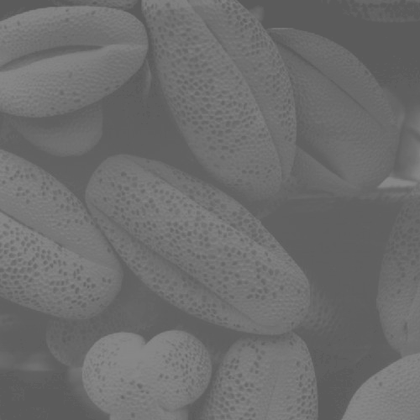
%> input picture Images/Example4.2.png, 420 x 420 px, shrunk from 500 x 500 before the run
$ octave Histogram_Equalization.m   (GNU Octave 9; MATLAB toolbox functions it lacks are replaced by stand-ins)
%> lines starting %> are read from the running program, lines starting %| are printed output that depends on the picture
clear
clear all
clc
grayImage = imread('Images\Example4.2.png');
%> grayImage is the input picture: size 420x420 uint8; min 88, max 137, mean 109.1

%grayImage = rgb2gray(image);
[m,n] = size(grayImage);
%> m = 420; n = 420
bitLevel = 8;
bitComb = (2^bitLevel);
histData = zeros(1,bitComb);

for i = 1:m
    for j = 1:n
        val = grayImage(i,j)+1;
        count = histData(val) + 1;
        histData(val) = count;
    end
end
%> after the loop, histData = 256 values, max 13308 at index 97, min 0 at index 1, mean 689.1

max_pix_vec = max(grayImage(1:m,1:n));
%> max_pix_vec = 420 values, max 137 at index 102, min 112 at index 318, mean 131.2
min_pix_vec = min(grayImage(1:m,1:n));
%> min_pix_vec = 420 values, max 96 at index 178, min 88 at index 150, mean 91.35

max_pix = max(max_pix_vec);
%> max_pix = 137
min_pix = min(min_pix_vec);
%> min_pix = 88

for i = 1:m
    for j = 1:n
        streched_img(i,j) = (grayImage(i,j) - min_pix)*((bitComb - 1)/(max_pix - min_pix));
    end
end
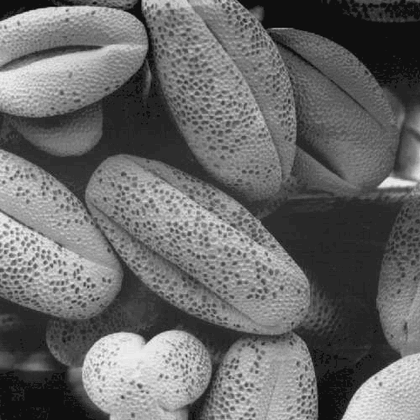
%> streched_img: size 420x420 uint8; min 0, max 245, mean 105.4

histNewData = zeros(1,bitComb);

for i = 1:m
    for j = 1:n
        val = streched_img(i,j) + 1;
        count = histNewData(val) + 1;
        histNewData(val) = count;
    end
end
%> after the loop, histNewData = 256 values, max 13308 at index 41, min 0 at index 2, mean 689.1

new_max_pix_vec = max(streched_img(1:m,1:n));
%> new_max_pix_vec = 420 values, max 245 at index 102, min 120 at index 318, mean 215.8
new_min_pix_vec = min(streched_img(1:m,1:n));
%> new_min_pix_vec = 420 values, max 40 at index 178, min 0 at index 150, mean 16.75

new_max_pix = max(new_max_pix_vec);
%> new_max_pix = 245
new_min_pix = min(new_min_pix_vec);
%> new_min_pix = 0

old_con = max_pix - min_pix;
%> old_con = 49
new_con = new_max_pix - new_min_pix;
%> new_con = 245


subplot(2,2,1)
stem(0:bitComb-1,histData); title('Old Image Histogram');

subplot(2,2,2)
imshow(grayImage); title('Old Image');

subplot(2,2,3)
stem(0:bitComb-1, histNewData); title('New Image Histogram');

subplot(2,2,4)
imshow(streched_img); title('New Image');
%> after `title('New Image')`:
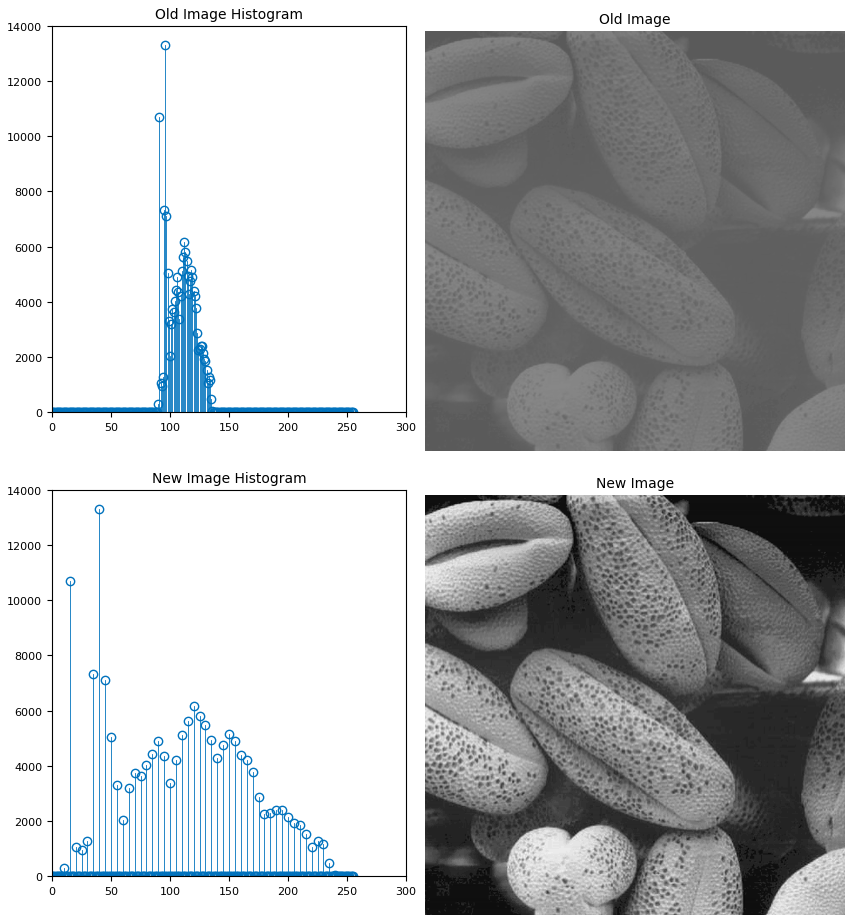
%> figure redrawn from the program's plot data, 4 panels

$ run again, with Images/Example3.1.png copied over Images/Example4.2.png
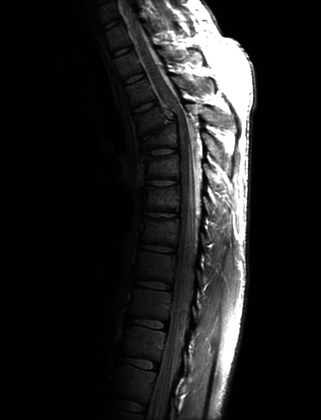
%> input picture Images/Example3.1.png, 321 x 420 px, shrunk from 746 x 976 before the run
%> grayImage is the input picture: size 420x321 uint8; min 0, max 255, mean 32.6
%> after the loop `for i = 1:m`: histData = 256 values, max 74861 at index 2, min 0 at index 256, mean 526.6
%> max_pix_vec = 321 values, max 255 at index 169, min 1 at index 5, mean 92.21
%> min_pix_vec = 321 values, max 5 at index 189, min 0 at index 1, mean 0.545
%> max_pix = 255
%> min_pix = 0
%> after the loop `for i = 1:m`: histNewData has the same summary as histData
%> new_max_pix_vec has the same summary as max_pix_vec
%> new_min_pix_vec has the same summary as min_pix_vec
%> new_max_pix = 255
%> new_min_pix = 0
%> old_con = 255
%> `title('New Image')`:
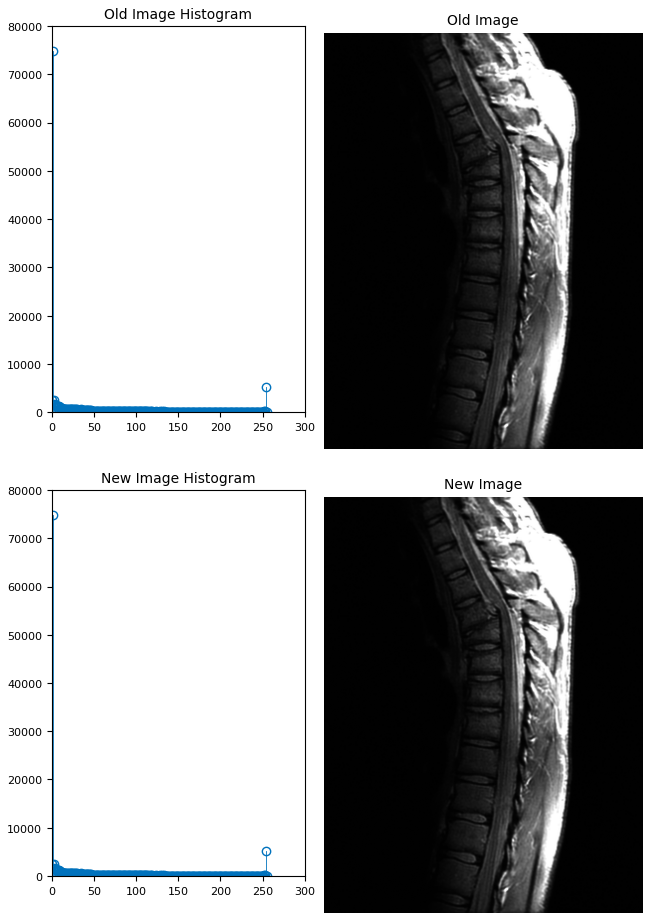
%> figure redrawn from the program's plot data, 4 panels

$ run again, with Images/Example3.2.png copied over Images/Example4.2.png
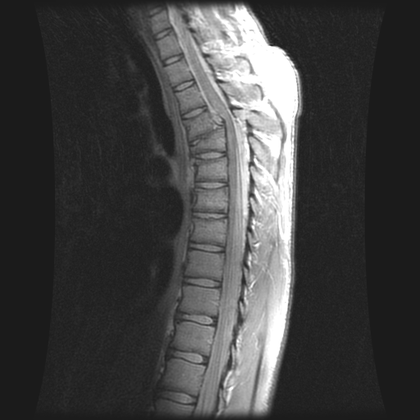
%> input picture Images/Example3.2.png, 420 x 420 px, shrunk from 512 x 512 before the run
%> grayImage is the input picture: size 420x420x3 uint8; min 26, max 255, mean 66.8
%> after the loop `for i = 1:m`: histData = 256 values, max 121983 at index 28, min 0 at index 1, mean 2067.2
%> max_pix_vec = 1260 values, max 255 at index 217, min 27 at index 1, mean 106.8
%> min_pix_vec = 1260 values, max 36 at index 196, min 26 at index 37, mean 28.74
%> max_pix = 255
%> min_pix = 26
%> after the loop `for i = 1:m`:
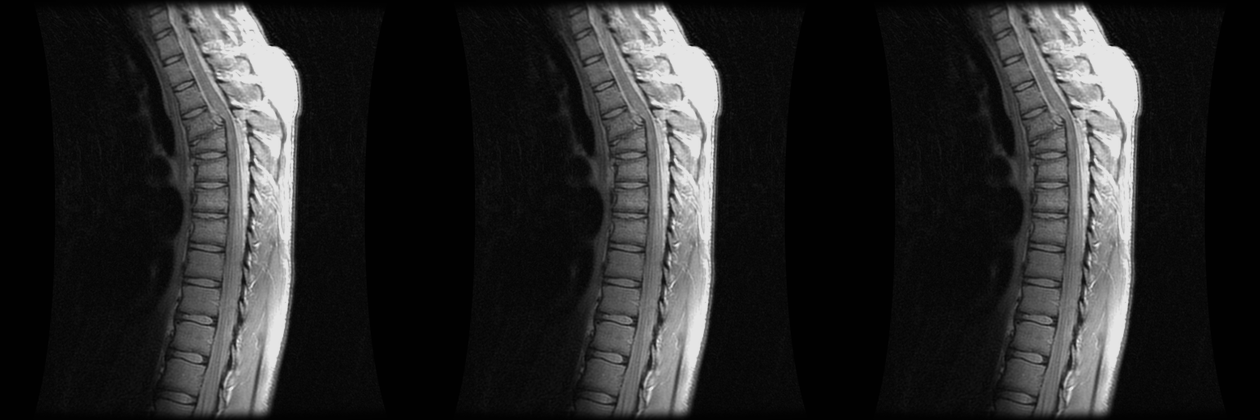
%> streched_img: size 420x1260 uint8; min 0, max 229, mean 40.8
%> after the loop `for i = 1:m`: histNewData = 256 values, max 121983 at index 2, min 0 at index 231, mean 2067.2
%> new_max_pix_vec = 1260 values, max 229 at index 217, min 1 at index 1, mean 80.81
%> new_min_pix_vec = 1260 values, max 10 at index 196, min 0 at index 37, mean 2.74
%> new_max_pix = 229
%> new_min_pix = 0
%> old_con = 229
%> `title('New Image')`:
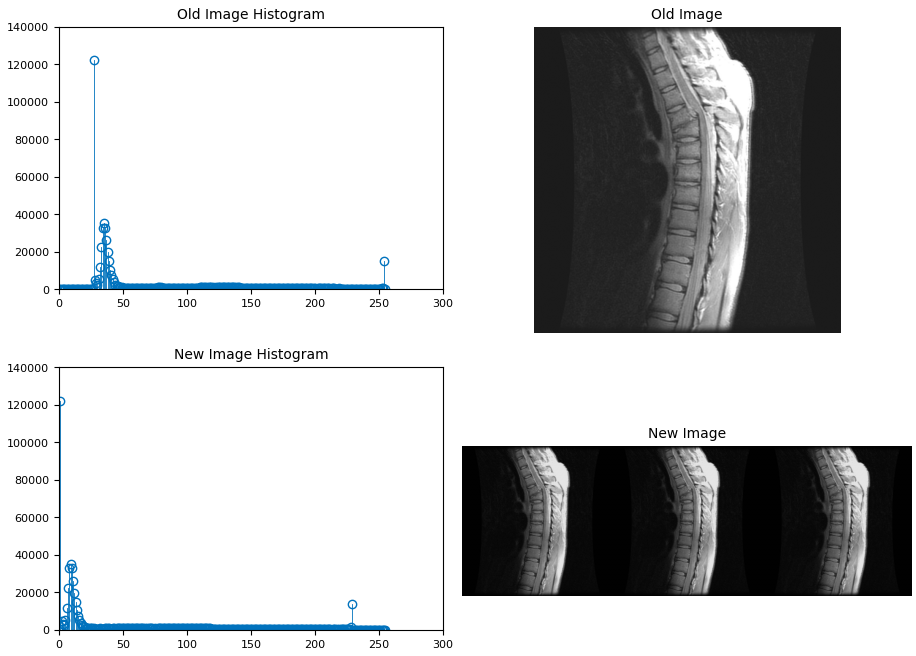
%> figure redrawn from the program's plot data, 4 panels
